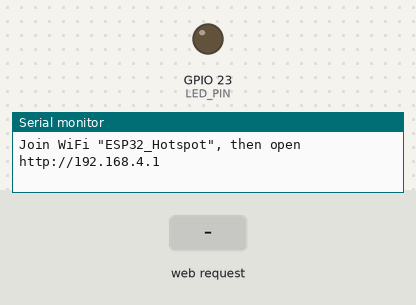
Recording of a program running on a simulated ESP32. Parts: output pins drawn as LEDs (lit = HIGH), the last lines printed to the serial monitor. The test bench sets the inputs (shaded band).

Above: at 2.7 s.
2.8 s: HTTP request GET /on received
At 4.0 s:
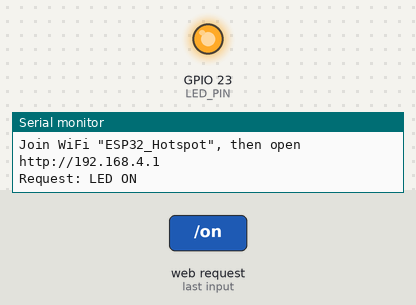
4.3 s: HTTP request GET /off received
At 5.1 s:
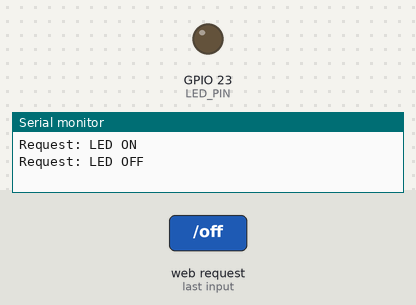
5.8 s: HTTP request GET /led/on received
At 6.3 s:
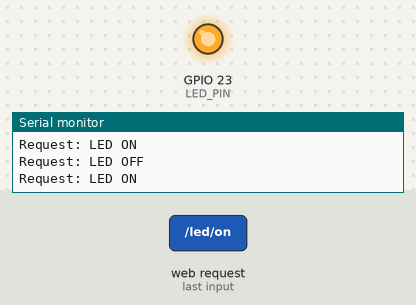
7.3 s: HTTP request GET /led/off received
At 8.6 s:
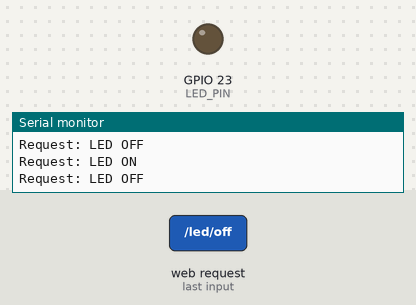
Timing chart, 0 to 9.8 s (numbered marks = the images above; inputs shaded):
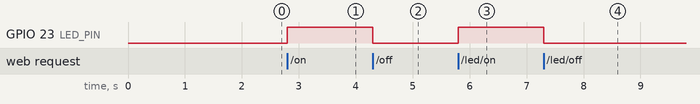

Measured:
- after the input at 2.8 s, GPIO 23 (LED_PIN): LOW → HIGH at once
- after the input at 4.3 s, GPIO 23 (LED_PIN): HIGH → LOW at once
- after the input at 5.8 s, GPIO 23 (LED_PIN): LOW → HIGH at once
- after the input at 7.3 s, GPIO 23 (LED_PIN): HIGH → LOW at once

The program:

main.cpp
```cpp
#include <Arduino.h>
#include <WiFi.h>
#include <WebServer.h>

const char* ssid = "ESP32-AP";
const char* password = "access1234";       // at least 8 characters

const int LED_PIN = 23;                  // external LED, active HIGH
WebServer server(80);

void showPage() {
  String page = "<html><head><meta name='viewport' content='width=device-width,initial-scale=1'>";
  page += "<style>a{display:inline-block;padding:16px 36px;margin:10px;font-size:24px;";
  page += "background:#4CAF50;color:white;text-decoration:none;border-radius:10px}";
  page += "a.off{background:#f44336}</style></head>";
  page += "<body style='text-align:center;font-family:Arial'>";
  page += "<h1>ESP32 LED Control</h1>";
  page += "<p>LED is ";
  page += digitalRead(LED_PIN) ? "ON" : "OFF";
  page += "</p>";
  page += "<a href='/on'>Turn ON</a>";
  page += "<a class='off' href='/off'>Turn OFF</a>";
  page += "</body></html>";
  server.send(200, "text/html", page);
}

void ledOn() {
  Serial.println("Request: LED ON");
  digitalWrite(LED_PIN, HIGH);
  showPage();                            // show the updated page directly
}

void ledOff() {
  Serial.println("Request: LED OFF");
  digitalWrite(LED_PIN, LOW);
  showPage();
}

void notFound() {
  Serial.println("Unknown URL: " + server.uri());
  server.send(404, "text/plain", "Not found: " + server.uri());
}

void setup() {
  Serial.begin(115200);
  delay(1500);
  pinMode(LED_PIN, OUTPUT);

  WiFi.mode(WIFI_AP);
  WiFi.softAP(ssid, password);
  Serial.print("Join WiFi \"ESP32_Hotspot\", then open http://");
  Serial.println(WiFi.softAPIP());

  server.on("/", showPage);
  server.on("/on", ledOn);
  server.on("/off", ledOff);
  server.on("/led/on", ledOn);           // also accept the original URLs
  server.on("/led/off", ledOff);
  server.onNotFound(notFound);
  server.begin();
}

void loop() {
  server.handleClient();
}
```
